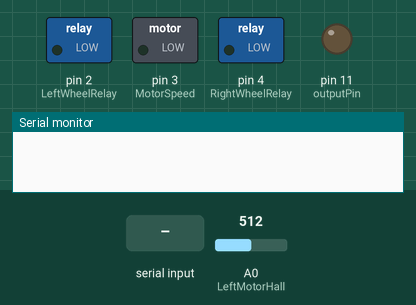
The sketch below on a simulated Arduino Uno, built with avr-gcc and run on an emulated ATmega328P. Shown: switched loads named in the sketch (green lamp = pin HIGH), output pins drawn as LEDs (lit = HIGH), the last lines printed to the serial monitor. The test bench sets the inputs (shaded band); at power-on: A0 (LeftMotorHall) = 512.

Above: at 1.2 s.
1.3 s: "90,45\n" received over Serial
At 2.6 s:
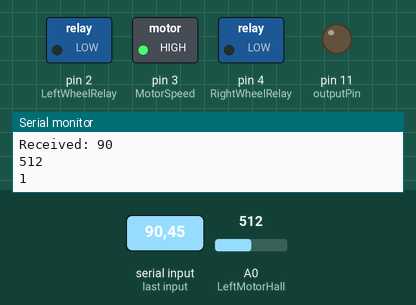
Timing chart, 0 to 4.3 s (numbered marks = the images above; inputs shaded):
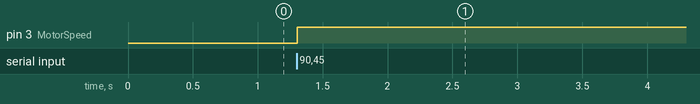

Measured:
- after the input at 1.3 s, pin 3 (MotorSpeed): LOW → HIGH at once

The sketch:

Robot_Control.ino
```cpp
// constants that won't change used to set pin numbers
#define HALL_THRESHOLD 100

#define LeftWheelRelay 2
#define RightWheelRelay 4
#define MotorSpeed 3
#define LeftMotorHall A0
#define RightMotorHall A1
#define outputPin 11

// variables that will change
int LeftWheelRelayState = 0;  // 0 = relay is state 0, wheels rotate in forward direction
int RightWheelRelayState = 0; // 1 = relay is state 1, wheels rotate in backward direction

int RobotState = 0; // Set the robot to only accept command when it is not moving
int RobotWidth = 0;
int val;  // used to store hall sensor values
int thresh = 100; // threshold value set for hall sensor values
int count = 0;  // counter for hall sensor pulses detected
bool fromLow = true;
const float cir = 518.36; // circumference of wheel in mm
int dist; // distance to travel
float pulse_count;  // converting distance to travel into number of pulses where 518.36mm is equivalent to 15 pulses
int state = 0;

void Forward();
void Backward();
void StopWhenReach();

void setup() {
  // put your setup code here, to run once:
  Serial.begin(9600);

  pinMode (LeftMotorHall, INPUT);
  pinMode (RightMotorHall, INPUT);
  pinMode (outputPin, OUTPUT);
  pinMode (LeftWheelRelay, OUTPUT);
  pinMode (MotorSpeed, OUTPUT);
  pinMode (RightWheelRelay, OUTPUT);
}

void loop() {
  // put your main code here, to run repeatedly:
  if (RobotState == 0) {
    if (Serial.available() > 0) {
      dist = Serial.parseInt();
      Serial.print("Received: ");
      Serial.println(dist, DEC);
		RobotState = 1;
      if (dist < 0){
        Backward();
      }else{
        Forward();
      }
      val = analogRead(LeftMotorHall);
      Serial.println(val);
      StopWhenReach();
    }

  }
}

// checkFreq called to return current freq of rotation (delays one pulse)
float checkFreq(int hallPin){
  bool wasLowLevel=false;
  bool secEdge = false;
  unsigned long first_edge_time = 0;
  unsigned long sec_edge_time = 0;
  int hall_val;

  while (true){
    hall_val = analogRead(hallPin);
    if (hall_val >= HALL_THRESHOLD) {
      if (wasLowLevel == true) {
        if (secEdge == false){
          first_edge_time = micros();
          secEdge = true;
        }else{
          sec_edge_time = micros();
          unsigned long duration = sec_edge_time - first_edge_time;
          return 1000000/duration;
        }
      }
      wasLowLevel = false;
    }else {
      wasLowLevel = true;
    }
  }
}


void Forward() {
  LeftWheelRelayState = 0;
  RightWheelRelayState = 0;
  digitalWrite(MotorSpeed, HIGH);
}

void Backward()  {
  LeftWheelRelayState = 1;
  RightWheelRelayState = 1;
  digitalWrite(LeftWheelRelay, HIGH);
  digitalWrite(MotorSpeed, HIGH);
}

void StopWhenReach() {
  pulse_count = (abs(dist)/cir)*15;  // converting distance to number of pulse
  count = 0;
  while(count < pulse_count) {
    val = analogRead(A0);
    if (val >= thresh) {
      if (fromLow == true) {
        count++;
        Serial.println(count);
        fromLow = false;
     }
    }
    else {
      fromLow = true;
    }
  }
  Serial.println("STOP");
  digitalWrite(MotorSpeed, LOW);
  RobotState = 0;
}

void ClockwiseRotation()  {
  LeftWheelRelayState = 0;
  RightWheelRelayState = 1;
  digitalWrite(MotorSpeed, HIGH);
}

void AntiClockwiseRotation()  {
  LeftWheelRelayState = 1;
  RightWheelRelayState = 0;
  digitalWrite(MotorSpeed, HIGH);
}
```
